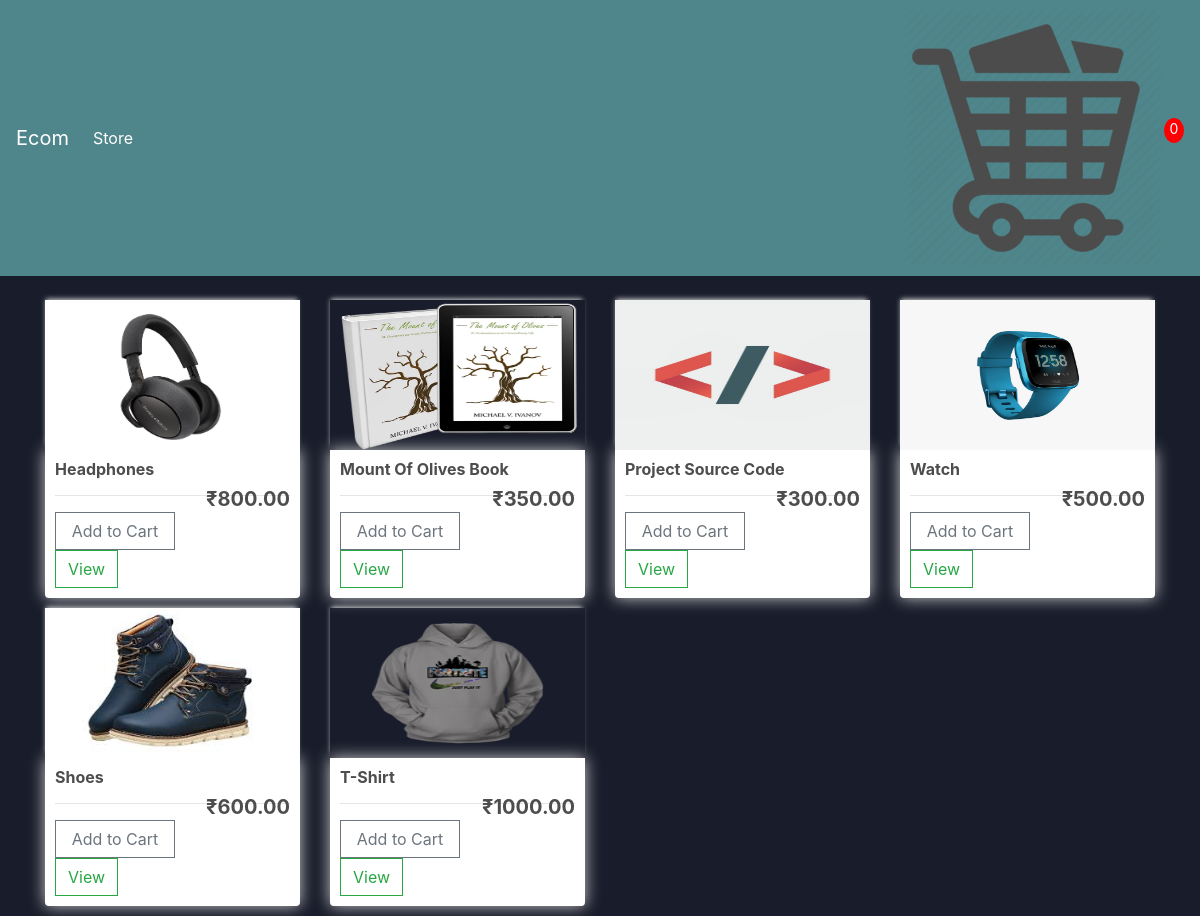
The page / on the database its author committed.
### ecom_app/models.py (models this page shows, shortened)
class Product(models.Model):
    name = models.CharField(max_length=200, null=True)
    price = models.FloatField()
    digital = models.BooleanField(default=False, null=True, blank=True)
    image = models.ImageField(null=True, blank=True)
    @property
    def imageURL(self):
        try:
            url = self.image.url
        except:
            url = ''
        return url

### ecom_app/views.py (the view)
# urls.py: path('', views.store, name='store'),
def store(request):
    data = cookieData(request)
    cartItems = data['cartItems']
    products = Product.objects.all()
    context = {'products': products, 'cartItems': cartItems}
    return render(request, 'ecom_app/store.html', context)

### ecom_app/utils.py (called while the page is built, shortened)
def cookieCart(request):
    try:
        cart = json.loads(request.COOKIES['cart'])
    except:
        cart = {}
    print('Cart:', cart)
    items = []
    order = {'get_cart_total': 0, 'get_cart_items': 0}
    cartItems = order['get_cart_items']
    return{'items': items, 'order': order, 'cartItems': cartItems}

def cookieData(request):
    if request.user.is_authenticated:
        customer = request.user.customer
        order, created = Order.objects.get_or_create(
            customer=customer, complete=False)
        items = order.orderitem_set.all()
        cartItems = order.get_cart_items
    else:
        cookieData = cookieCart(request)
        cartItems = cookieData['cartItems']
        order = cookieData['order']
        items = cookieData['items']
    return{'items': items, 'order': order, 'cartItems': cartItems}

### ecom_app/templates/ecom_app/store.html
{% extends 'ecom_app/main.html' %}
{% load static %}
{% block content %}
<div class="row">
    {% for product in products %}
    <div style="padding-bottom: 10px;" class="col-lg-3">
        <img class="thumbnail" src="{{product.imageURL}}" >
        <div class="box-element product">
            <h6 ><strong>{{product.name}}</strong></h6>
            <h4 style="float:inline-end;font-size: 20px;"><strong>₹{{product.price|floatformat:2}}</strong></h4>
            <hr>
            <button style="width: 120px;" data-product="{{product.id}}" data-action="add" class="btn btn-outline-secondary add-btn update-cart">Add to Cart</button>
            <a class="btn btn-outline-success" href="#">View</a>
        </div>
    </div>
    {% endfor %}
</div>
{% endblock content %}

### ecom_app/templates/ecom_app/main.html (shortened to what this page needs)
<!DOCTYPE html>
{% load static %}
<html lang="en">
<head>
    <link rel="stylesheet" href="https://cdn.jsdelivr.net/npm/bootstrap@4.5.3/dist/css/bootstrap.min.css"
>
    <link rel="stylesheet" type="text/css" href="{% static 'css/main.css' %}">
</head>
<body >
    <nav class="navbar navbar-expand-lg navbar-dark bg-dark">
        <a class="navbar-brand" href="{% url 'ecom_app:store' %}">Ecom</a>
        <div class="collapse navbar-collapse" id="navbarSupportedContent">
            <ul class="navbar-nav mr-auto">
                <li class="nav-item active">
                    <a class="nav-link" href="{% url 'ecom_app:store' %}">Store <span class="sr-only">(current)</span></a>
                </li>
            </ul>
            <div class="form-inline my-2 my-lg-0">
                <a href="{% url 'ecom_app:cart' %}">
                    <img id="cart-icon" src="{% static 'images/cart.png' %}">
                </a>
                <p id="cart-total">{{cartItems}}</p>
            </div>
        </div>
    </nav>
    <div class="container">
        <br>
        {% block content %}
        {% endblock content %}
    </div>
</body>
</html>

### static/css/main.css (style rules this page uses)
body { background-color: #191d2b; }
h1, h2, h3, h4, h5, h6 { color: hsl(0, 0%, 30%); }
.box-element { box-shadow: hsl(0, 0%, 80%) 0 0 16px; background-color: #fff; border-radius: 4px; padding: 10px; }
.thumbnail { width: 100%; height: 150px; -webkit-box-shadow: -1px -3px 5px -2px rgba(214, 214, 214, 1); -moz-box-shadow: -1px -3px 5px -2px rgba(214, 214, 214, 1); box-shadow: -1px -3px 5px -2px rgba(214, 214, 214, 1); }
.product { border-radius: 0 0 4px 4px; }
.bg-dark { background-color: #4f868c !important; }
#cart-total { display: block; text-align: center; color: #fff; background-color: red; width: 20px; height: 25px; border-radius: 50%; font-size: 14px; }
.btn { border-radius: 0; }

### rows shown on the page
Product: imageURL (picture), name "Headphones", price "800.00", {{ product.id }} 1 (drawn)
Product: imageURL (picture), name "Mount Of Olives Book", price "350.00"
Product: imageURL (picture), name "Project Source Code", price "300.00"
Product: imageURL (picture), name "Watch", price "500.00"
Product: imageURL (picture), name "Shoes", price "600.00"
Product: imageURL (picture), name "T-Shirt", price "1000.00"

### other values the page prints
{{ cartItems }} "0"
